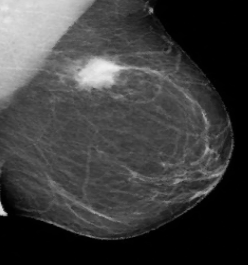
#> input picture 3학년 2학기/컴퓨터비전/4주차/week4_source/source_image.png, 248 x 265 px
$ python noise.py
#> lines starting #> are read from the running program, lines starting #| are printed output that depends on the picture
import cv2 as cv
import numpy as np
from matplotlib import pyplot as plt

source = cv.imread("source_image.png", cv.IMREAD_GRAYSCALE)
#> source is the input picture: shape (265, 248); min 0, max 239, mean 62.1
noisy = cv.imread("noisy_image.png", cv.IMREAD_GRAYSCALE)
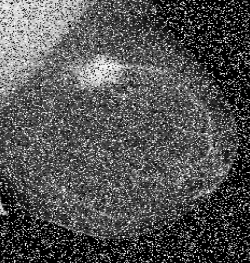
#> input picture 3학년 2학기/컴퓨터비전/4주차/week4_source/noisy_image.png, 250 x 263 px
#> noisy: shape (263, 250); min 0, max 255, mean 82.5

median = cv.medianBlur(noisy, 5)
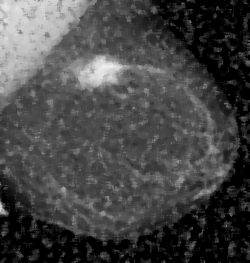
#> median: shape (263, 250); min 0, max 238, mean 69.7

kernel = np.ones((3,3), np.uint8)
opening = cv.morphologyEx(noisy, cv.MORPH_OPEN, kernel)
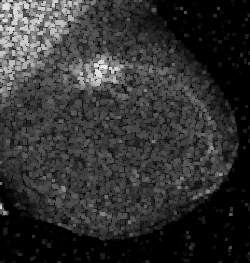
#> opening: shape (263, 250); min 0, max 235, mean 49.5

closing = cv.morphologyEx(noisy, cv.MORPH_CLOSE, kernel)
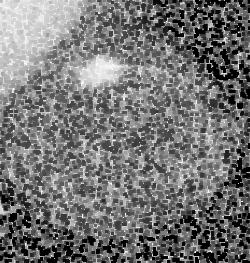
#> closing: shape (263, 250); min 0, max 255, mean 115.8

nlm = cv.fastNlMeansDenoising(noisy, None, h=10, templateWindowSize=7, searchWindowSize=21)

cv.imshow('Source',source)
cv.imshow('Noisy Image',noisy)
cv.imshow('Median Filter(5)',median)
cv.imshow('Opening(3x3)',opening)
cv.imshow('Closing(3x3)',closing)
cv.imshow('Non-Local Means',nlm)

cv.waitKey(0)
cv.destroyAllWindows()
